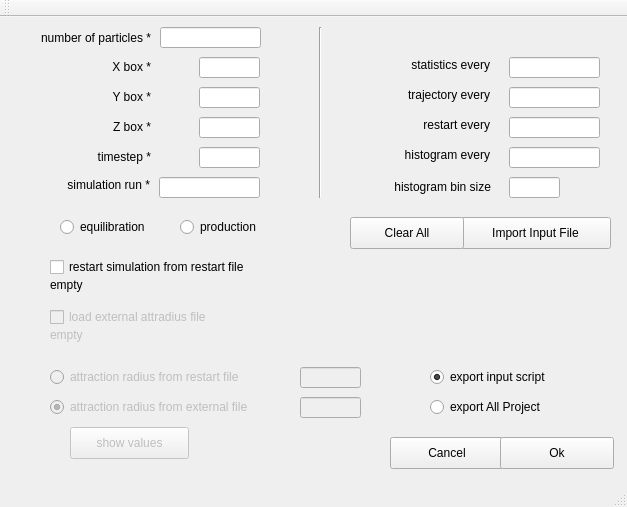
<?xml version="1.0" encoding="UTF-8"?>
<ui version="4.0">
 <class>MainWindow</class>
 <widget class="QMainWindow" name="MainWindow">
  <property name="enabled">
   <bool>true</bool>
  </property>
  <property name="geometry">
   <rect>
    <x>0</x>
    <y>0</y>
    <width>627</width>
    <height>507</height>
   </rect>
  </property>
  <property name="sizePolicy">
   <sizepolicy hsizetype="Fixed" vsizetype="Fixed">
    <horstretch>0</horstretch>
    <verstretch>0</verstretch>
   </sizepolicy>
  </property>
  <property name="minimumSize">
   <size>
    <width>627</width>
    <height>507</height>
   </size>
  </property>
  <property name="maximumSize">
   <size>
    <width>627</width>
    <height>507</height>
   </size>
  </property>
  <property name="windowTitle">
   <string>MagChain Input Script Editor ver 0.1</string>
  </property>
  <property name="animated">
   <bool>true</bool>
  </property>
  <widget class="QWidget" name="centralWidget">
   <widget class="QPushButton" name="pushButtonCancel">
    <property name="geometry">
     <rect>
      <x>390</x>
      <y>420</y>
      <width>114</width>
      <height>32</height>
     </rect>
    </property>
    <property name="text">
     <string>Cancel</string>
    </property>
   </widget>
   <widget class="QRadioButton" name="radioButtonEquil">
    <property name="geometry">
     <rect>
      <x>60</x>
      <y>200</y>
      <width>101</width>
      <height>20</height>
     </rect>
    </property>
    <property name="text">
     <string>equilibration</string>
    </property>
    <property name="checked">
     <bool>false</bool>
    </property>
   </widget>
   <widget class="QLineEdit" name="lineEditTimestep">
    <property name="geometry">
     <rect>
      <x>199</x>
      <y>130</y>
      <width>61</width>
      <height>21</height>
     </rect>
    </property>
   </widget>
   <widget class="QLabel" name="labelRestart">
    <property name="geometry">
     <rect>
      <x>399</x>
      <y>100</y>
      <width>91</width>
      <height>16</height>
     </rect>
    </property>
    <property name="text">
     <string>restart every</string>
    </property>
    <property name="alignment">
     <set>Qt::AlignRight|Qt::AlignTrailing|Qt::AlignVCenter</set>
    </property>
   </widget>
   <widget class="QLineEdit" name="lineEditRestart">
    <property name="geometry">
     <rect>
      <x>509</x>
      <y>100</y>
      <width>91</width>
      <height>21</height>
     </rect>
    </property>
   </widget>
   <widget class="QLineEdit" name="lineEditRun">
    <property name="geometry">
     <rect>
      <x>159</x>
      <y>160</y>
      <width>101</width>
      <height>21</height>
     </rect>
    </property>
   </widget>
   <widget class="QLineEdit" name="lineEditYBox">
    <property name="geometry">
     <rect>
      <x>199</x>
      <y>70</y>
      <width>61</width>
      <height>21</height>
     </rect>
    </property>
   </widget>
   <widget class="QLineEdit" name="lineEditHistogram">
    <property name="geometry">
     <rect>
      <x>509</x>
      <y>130</y>
      <width>91</width>
      <height>21</height>
     </rect>
    </property>
   </widget>
   <widget class="QLabel" name="labelHistogram">
    <property name="geometry">
     <rect>
      <x>379</x>
      <y>130</y>
      <width>111</width>
      <height>16</height>
     </rect>
    </property>
    <property name="text">
     <string>histogram every</string>
    </property>
    <property name="alignment">
     <set>Qt::AlignRight|Qt::AlignTrailing|Qt::AlignVCenter</set>
    </property>
   </widget>
   <widget class="QLabel" name="labelTrajectory">
    <property name="geometry">
     <rect>
      <x>379</x>
      <y>70</y>
      <width>111</width>
      <height>16</height>
     </rect>
    </property>
    <property name="text">
     <string>trajectory every</string>
    </property>
    <property name="alignment">
     <set>Qt::AlignRight|Qt::AlignTrailing|Qt::AlignVCenter</set>
    </property>
   </widget>
   <widget class="QPushButton" name="pushButtonOk">
    <property name="geometry">
     <rect>
      <x>500</x>
      <y>420</y>
      <width>114</width>
      <height>32</height>
     </rect>
    </property>
    <property name="text">
     <string>Ok</string>
    </property>
   </widget>
   <widget class="QLineEdit" name="lineEditStats">
    <property name="geometry">
     <rect>
      <x>509</x>
      <y>40</y>
      <width>91</width>
      <height>21</height>
     </rect>
    </property>
   </widget>
   <widget class="QLineEdit" name="lineEditXBox">
    <property name="geometry">
     <rect>
      <x>199</x>
      <y>40</y>
      <width>61</width>
      <height>21</height>
     </rect>
    </property>
   </widget>
   <widget class="QLabel" name="labelStats">
    <property name="geometry">
     <rect>
      <x>359</x>
      <y>40</y>
      <width>131</width>
      <height>16</height>
     </rect>
    </property>
    <property name="text">
     <string>statistics every</string>
    </property>
    <property name="alignment">
     <set>Qt::AlignRight|Qt::AlignTrailing|Qt::AlignVCenter</set>
    </property>
   </widget>
   <widget class="QPushButton" name="pushButtonImportInput">
    <property name="geometry">
     <rect>
      <x>460</x>
      <y>200</y>
      <width>151</width>
      <height>32</height>
     </rect>
    </property>
    <property name="text">
     <string>Import Input File</string>
    </property>
   </widget>
   <widget class="QLineEdit" name="lineEditHistogramSize">
    <property name="geometry">
     <rect>
      <x>509</x>
      <y>160</y>
      <width>51</width>
      <height>21</height>
     </rect>
    </property>
   </widget>
   <widget class="QCheckBox" name="checkBoxRestartFile">
    <property name="geometry">
     <rect>
      <x>50</x>
      <y>240</y>
      <width>241</width>
      <height>20</height>
     </rect>
    </property>
    <property name="text">
     <string>restart simulation from restart file</string>
    </property>
   </widget>
   <widget class="QLabel" name="labelTimestep">
    <property name="geometry">
     <rect>
      <x>80</x>
      <y>130</y>
      <width>71</width>
      <height>20</height>
     </rect>
    </property>
    <property name="layoutDirection">
     <enum>Qt::LeftToRight</enum>
    </property>
    <property name="text">
     <string>timestep *</string>
    </property>
    <property name="alignment">
     <set>Qt::AlignRight|Qt::AlignTrailing|Qt::AlignVCenter</set>
    </property>
   </widget>
   <widget class="QRadioButton" name="radioButtonProd">
    <property name="geometry">
     <rect>
      <x>180</x>
      <y>200</y>
      <width>102</width>
      <height>20</height>
     </rect>
    </property>
    <property name="text">
     <string>production</string>
    </property>
   </widget>
   <widget class="QLabel" name="labelRun">
    <property name="geometry">
     <rect>
      <x>49</x>
      <y>160</y>
      <width>101</width>
      <height>16</height>
     </rect>
    </property>
    <property name="layoutDirection">
     <enum>Qt::LeftToRight</enum>
    </property>
    <property name="text">
     <string>simulation run *</string>
    </property>
    <property name="alignment">
     <set>Qt::AlignRight|Qt::AlignTrailing|Qt::AlignVCenter</set>
    </property>
   </widget>
   <widget class="QLineEdit" name="lineEditZBox">
    <property name="geometry">
     <rect>
      <x>199</x>
      <y>100</y>
      <width>61</width>
      <height>21</height>
     </rect>
    </property>
   </widget>
   <widget class="QLineEdit" name="lineEditTrajectory">
    <property name="geometry">
     <rect>
      <x>509</x>
      <y>70</y>
      <width>91</width>
      <height>21</height>
     </rect>
    </property>
   </widget>
   <widget class="QLabel" name="labelRestartFileWarning">
    <property name="geometry">
     <rect>
      <x>50</x>
      <y>260</y>
      <width>561</width>
      <height>16</height>
     </rect>
    </property>
    <property name="minimumSize">
     <size>
      <width>250</width>
      <height>0</height>
     </size>
    </property>
    <property name="font">
     <font>
      <pointsize>9</pointsize>
     </font>
    </property>
    <property name="text">
     <string>empty</string>
    </property>
   </widget>
   <widget class="QLabel" name="labelAttradiusFileWarning">
    <property name="enabled">
     <bool>false</bool>
    </property>
    <property name="geometry">
     <rect>
      <x>50</x>
      <y>310</y>
      <width>561</width>
      <height>16</height>
     </rect>
    </property>
    <property name="minimumSize">
     <size>
      <width>250</width>
      <height>0</height>
     </size>
    </property>
    <property name="font">
     <font>
      <pointsize>9</pointsize>
     </font>
    </property>
    <property name="text">
     <string>empty</string>
    </property>
   </widget>
   <widget class="QRadioButton" name="radioButtonFromRestart">
    <property name="enabled">
     <bool>false</bool>
    </property>
    <property name="geometry">
     <rect>
      <x>50</x>
      <y>350</y>
      <width>241</width>
      <height>20</height>
     </rect>
    </property>
    <property name="text">
     <string>attraction radius from restart file</string>
    </property>
    <attribute name="buttonGroup">
     <string notr="true">buttonGroupAttradius</string>
    </attribute>
   </widget>
   <widget class="QRadioButton" name="radioButtonFromExternal">
    <property name="enabled">
     <bool>false</bool>
    </property>
    <property name="geometry">
     <rect>
      <x>50</x>
      <y>380</y>
      <width>251</width>
      <height>20</height>
     </rect>
    </property>
    <property name="text">
     <string>attraction radius from external file</string>
    </property>
    <property name="checked">
     <bool>true</bool>
    </property>
    <attribute name="buttonGroup">
     <string notr="true">buttonGroupAttradius</string>
    </attribute>
   </widget>
   <widget class="QCheckBox" name="checkBoxAttradiusFile">
    <property name="enabled">
     <bool>false</bool>
    </property>
    <property name="geometry">
     <rect>
      <x>50</x>
      <y>290</y>
      <width>231</width>
      <height>20</height>
     </rect>
    </property>
    <property name="text">
     <string>load external attradius file</string>
    </property>
   </widget>
   <widget class="QPushButton" name="pushButtonClearAll">
    <property name="geometry">
     <rect>
      <x>350</x>
      <y>200</y>
      <width>114</width>
      <height>32</height>
     </rect>
    </property>
    <property name="text">
     <string>Clear All</string>
    </property>
   </widget>
   <widget class="QLabel" name="labelXBox">
    <property name="geometry">
     <rect>
      <x>100</x>
      <y>40</y>
      <width>51</width>
      <height>20</height>
     </rect>
    </property>
    <property name="layoutDirection">
     <enum>Qt::LeftToRight</enum>
    </property>
    <property name="text">
     <string>X box *</string>
    </property>
    <property name="alignment">
     <set>Qt::AlignRight|Qt::AlignTrailing|Qt::AlignVCenter</set>
    </property>
   </widget>
   <widget class="QLabel" name="labelYBox">
    <property name="geometry">
     <rect>
      <x>100</x>
      <y>70</y>
      <width>51</width>
      <height>20</height>
     </rect>
    </property>
    <property name="layoutDirection">
     <enum>Qt::LeftToRight</enum>
    </property>
    <property name="text">
     <string>Y box *</string>
    </property>
    <property name="alignment">
     <set>Qt::AlignRight|Qt::AlignTrailing|Qt::AlignVCenter</set>
    </property>
   </widget>
   <widget class="QLabel" name="label">
    <property name="geometry">
     <rect>
      <x>100</x>
      <y>100</y>
      <width>51</width>
      <height>20</height>
     </rect>
    </property>
    <property name="layoutDirection">
     <enum>Qt::LeftToRight</enum>
    </property>
    <property name="text">
     <string>Z box *</string>
    </property>
    <property name="alignment">
     <set>Qt::AlignRight|Qt::AlignTrailing|Qt::AlignVCenter</set>
    </property>
   </widget>
   <widget class="QLabel" name="labelHistogramSize">
    <property name="geometry">
     <rect>
      <x>360</x>
      <y>160</y>
      <width>131</width>
      <height>20</height>
     </rect>
    </property>
    <property name="text">
     <string>histogram bin size</string>
    </property>
    <property name="alignment">
     <set>Qt::AlignRight|Qt::AlignTrailing|Qt::AlignVCenter</set>
    </property>
   </widget>
   <widget class="Line" name="line">
    <property name="geometry">
     <rect>
      <x>310</x>
      <y>10</y>
      <width>20</width>
      <height>171</height>
     </rect>
    </property>
    <property name="orientation">
     <enum>Qt::Vertical</enum>
    </property>
   </widget>
   <widget class="QLineEdit" name="lineEditParticles">
    <property name="geometry">
     <rect>
      <x>160</x>
      <y>10</y>
      <width>101</width>
      <height>21</height>
     </rect>
    </property>
   </widget>
   <widget class="QLabel" name="labelParticles">
    <property name="geometry">
     <rect>
      <x>17</x>
      <y>10</y>
      <width>134</width>
      <height>21</height>
     </rect>
    </property>
    <property name="layoutDirection">
     <enum>Qt::LeftToRight</enum>
    </property>
    <property name="text">
     <string>number of particles *</string>
    </property>
    <property name="scaledContents">
     <bool>false</bool>
    </property>
    <property name="alignment">
     <set>Qt::AlignRight|Qt::AlignTrailing|Qt::AlignVCenter</set>
    </property>
   </widget>
   <widget class="QPushButton" name="pushButtonShowValues">
    <property name="enabled">
     <bool>false</bool>
    </property>
    <property name="geometry">
     <rect>
      <x>70</x>
      <y>410</y>
      <width>119</width>
      <height>32</height>
     </rect>
    </property>
    <property name="text">
     <string>show values</string>
    </property>
   </widget>
   <widget class="QLineEdit" name="lineEditAttradiusRestartSize">
    <property name="enabled">
     <bool>false</bool>
    </property>
    <property name="geometry">
     <rect>
      <x>300</x>
      <y>350</y>
      <width>61</width>
      <height>21</height>
     </rect>
    </property>
   </widget>
   <widget class="QLineEdit" name="lineEditAttradiusExternalSize">
    <property name="enabled">
     <bool>false</bool>
    </property>
    <property name="geometry">
     <rect>
      <x>300</x>
      <y>380</y>
      <width>61</width>
      <height>21</height>
     </rect>
    </property>
   </widget>
   <widget class="QRadioButton" name="radioButtonExportInfile">
    <property name="geometry">
     <rect>
      <x>430</x>
      <y>350</y>
      <width>171</width>
      <height>20</height>
     </rect>
    </property>
    <property name="text">
     <string>export input script</string>
    </property>
    <property name="checked">
     <bool>true</bool>
    </property>
    <attribute name="buttonGroup">
     <string notr="true">buttonGroupExport</string>
    </attribute>
   </widget>
   <widget class="QRadioButton" name="radioButtonAll">
    <property name="geometry">
     <rect>
      <x>430</x>
      <y>380</y>
      <width>141</width>
      <height>20</height>
     </rect>
    </property>
    <property name="text">
     <string>export All Project</string>
    </property>
    <attribute name="buttonGroup">
     <string notr="true">buttonGroupExport</string>
    </attribute>
   </widget>
  </widget>
  <widget class="QMenuBar" name="menuBar">
   <property name="geometry">
    <rect>
     <x>0</x>
     <y>0</y>
     <width>627</width>
     <height>22</height>
    </rect>
   </property>
  </widget>
  <widget class="QToolBar" name="mainToolBar">
   <attribute name="toolBarArea">
    <enum>TopToolBarArea</enum>
   </attribute>
   <attribute name="toolBarBreak">
    <bool>false</bool>
   </attribute>
  </widget>
  <widget class="QStatusBar" name="statusBar"/>
 </widget>
 <layoutdefault spacing="6" margin="11"/>
 <tabstops>
  <tabstop>lineEditParticles</tabstop>
  <tabstop>lineEditXBox</tabstop>
  <tabstop>lineEditYBox</tabstop>
  <tabstop>lineEditZBox</tabstop>
  <tabstop>lineEditTimestep</tabstop>
  <tabstop>lineEditRun</tabstop>
  <tabstop>lineEditStats</tabstop>
  <tabstop>lineEditTrajectory</tabstop>
  <tabstop>lineEditRestart</tabstop>
  <tabstop>lineEditHistogram</tabstop>
  <tabstop>lineEditHistogramSize</tabstop>
  <tabstop>radioButtonEquil</tabstop>
  <tabstop>radioButtonProd</tabstop>
  <tabstop>pushButtonClearAll</tabstop>
  <tabstop>pushButtonImportInput</tabstop>
  <tabstop>checkBoxRestartFile</tabstop>
  <tabstop>checkBoxAttradiusFile</tabstop>
  <tabstop>radioButtonFromRestart</tabstop>
  <tabstop>radioButtonFromExternal</tabstop>
  <tabstop>lineEditAttradiusRestartSize</tabstop>
  <tabstop>pushButtonShowValues</tabstop>
  <tabstop>pushButtonCancel</tabstop>
  <tabstop>pushButtonOk</tabstop>
 </tabstops>
 <resources/>
 <connections/>
 <buttongroups>
  <buttongroup name="buttonGroupAttradius"/>
  <buttongroup name="buttonGroupExport"/>
 </buttongroups>
</ui>
